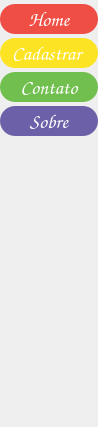
            <widget class="QWidget" name="page">
             <property name="geometry">
              <rect>
               <x>0</x>
               <y>0</y>
               <width>98</width>
               <height>427</height>
              </rect>
             </property>
             <property name="styleSheet">
              <string notr="true"/>
             </property>
             <attribute name="label">
              <string>Painel de controle:</string>
             </attribute>
             <layout class="QVBoxLayout" name="verticalLayout_4">
              <property name="spacing">
               <number>4</number>
              </property>
              <property name="leftMargin">
               <number>0</number>
              </property>
              <property name="topMargin">
               <number>4</number>
              </property>
              <property name="rightMargin">
               <number>0</number>
              </property>
              <property name="bottomMargin">
               <number>0</number>
              </property>
              <item>
               <widget class="QPushButton" name="btn_home">
                <property name="minimumSize">
                 <size>
                  <width>0</width>
                  <height>30</height>
                 </size>
                </property>
                <property name="font">
                 <font>
                  <family>Comic Sans MS</family>
                  <pointsize>15</pointsize>
                 </font>
                </property>
                <property name="cursor">
                 <cursorShape>PointingHandCursor</cursorShape>
                </property>
                <property name="styleSheet">
                 <string notr="true">QPushButton {
    color: rgb(255, 255, 255);
	background-color: rgb(239, 78, 69);
    border-radius:15px
}

QPushButton:hover{
    color: rgb(255, 255, 255);
	
	background-color: rgb(255, 0, 0);
    border-radius:15px
}</string>
                </property>
                <property name="text">
                 <string>Home</string>
                </property>
               </widget>
              </item>
              <item>
               <widget class="QPushButton" name="btn_cadastrar">
                <property name="minimumSize">
                 <size>
                  <width>0</width>
                  <height>30</height>
                 </size>
                </property>
                <property name="font">
                 <font>
                  <family>Comic Sans MS</family>
                  <pointsize>15</pointsize>
                 </font>
                </property>
                <property name="cursor">
                 <cursorShape>PointingHandCursor</cursorShape>
                </property>
                <property name="styleSheet">
                 <string notr="true">QPushButton {
    color: rgb(255, 255, 255);
	background-color: rgb(252, 227, 36);
    border-radius:15px
}

QPushButton:hover{
    color: rgb(255, 255, 255);
	background-color: rgb(252, 252, 0);
    border-radius:15px
}</string>
                </property>
                <property name="text">
                 <string>Cadastrar </string>
                </property>
               </widget>
              </item>
              <item>
               <widget class="QPushButton" name="btn_contato">
                <property name="minimumSize">
                 <size>
                  <width>0</width>
                  <height>30</height>
                 </size>
                </property>
                <property name="font">
                 <font>
                  <family>Comic Sans MS</family>
                  <pointsize>15</pointsize>
                 </font>
                </property>
                <property name="cursor">
                 <cursorShape>PointingHandCursor</cursorShape>
                </property>
                <property name="styleSheet">
                 <string notr="true">QPushButton {
    color: rgb(255, 255, 255);
	background-color: rgb(113, 191, 79);
    border-radius:15px
}

QPushButton:hover{
    color: rgb(255, 255, 255);
	background-color: rgb(38, 255, 0);
    border-radius:15px
}</string>
                </property>
                <property name="text">
                 <string>Contato</string>
                </property>
               </widget>
              </item>
              <item>
               <widget class="QPushButton" name="btn_sobre">
                <property name="minimumSize">
                 <size>
                  <width>0</width>
                  <height>30</height>
                 </size>
                </property>
                <property name="font">
                 <font>
                  <family>Comic Sans MS</family>
                  <pointsize>15</pointsize>
                 </font>
                </property>
                <property name="cursor">
                 <cursorShape>PointingHandCursor</cursorShape>
                </property>
                <property name="styleSheet">
                 <string notr="true">QPushButton {
    color: rgb(255, 255, 255);
	background-color: rgb(108, 97, 169);
    border-radius:15px
}

QPushButton:hover{
    color: rgb(255, 255, 255);
	background-color: rgb(83, 0, 116);
    border-radius:15px
}</string>
                </property>
                <property name="text">
                 <string>Sobre</string>
                </property>
               </widget>
              </item>
              <item>
               <spacer name="verticalSpacer">
                <property name="orientation">
                 <enum>Qt::Vertical</enum>
                </property>
                <property name="sizeHint" stdset="0">
                 <size>
                  <width>20</width>
                  <height>40</height>
                 </size>
                </property>
               </spacer>
              </item>
             </layout>
            </widget>
